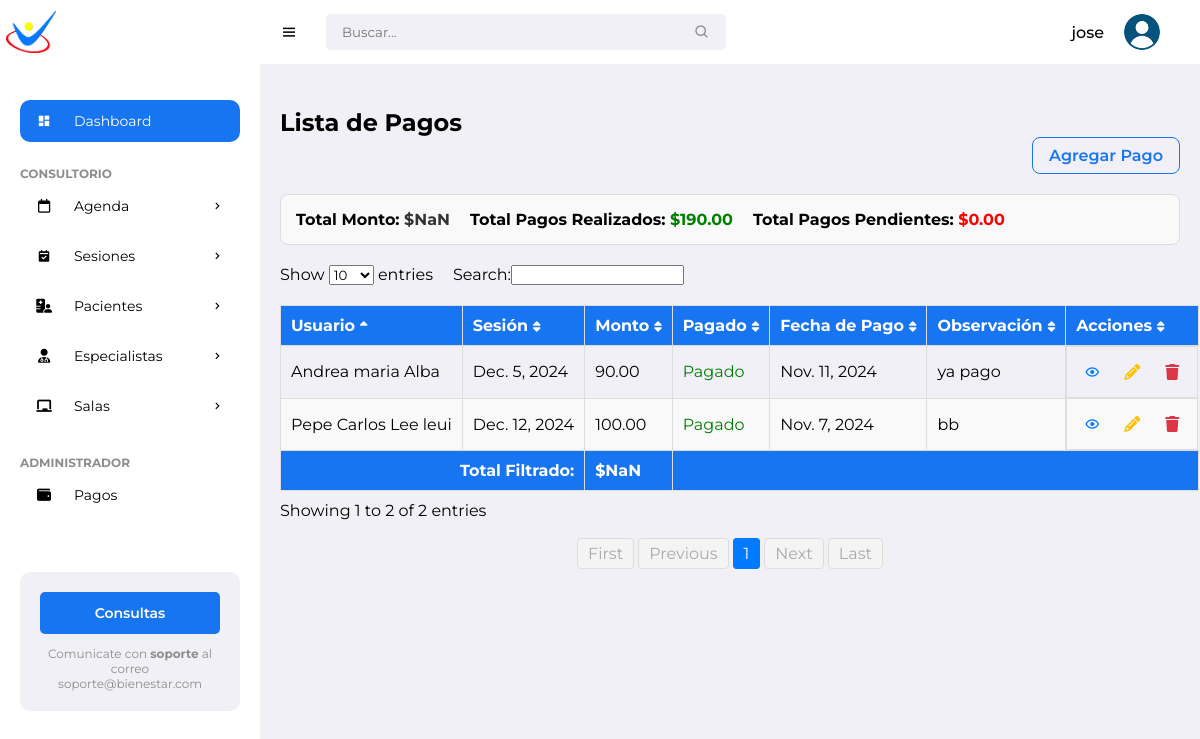
/payments/ (signed in), run on the app's committed database.
### pacientes/models.py (models this page shows, shortened)
class Payment(models.Model):
    session = models.OneToOneField(Session, on_delete=models.CASCADE, related_name='payment')
    is_paid = models.BooleanField(default=False)
    payment_date = models.DateField(null=True, blank=True)
    amount = models.DecimalField(max_digits=10, decimal_places=2)
    payment_observation = models.TextField(blank=True, null=True)
    created_at = models.DateTimeField(auto_now_add=True)
    updated_at = models.DateTimeField(auto_now=True)
    class Meta:
        ordering = ['-session__date']
        verbose_name = 'Payment'
        verbose_name_plural = 'Payments'

class Session(models.Model):
    STATUS_CHOICES = [
        ('Pendiente', 'Pendiente'),
        ('Realizada', 'Realizada'),
        ('Cancelada', 'Cancelada')
    ]
    patient = models.ForeignKey(Patient, on_delete=models.CASCADE, related_name='sessions')
    specialist = models.ForeignKey(Specialist, on_delete=models.CASCADE, related_name='sessions')
    room = models.ForeignKey(Room, on_delete=models.SET_NULL, null=True, related_name='sessions')
    date = models.DateField()
    time = models.TimeField()
    objective = models.CharField(max_length=255)
    activity = models.TextField()
    materials = models.TextField(blank=True)
    observation = models.TextField(blank=True)
    attachment = models.FileField(upload_to='session_attachments/', blank=True, null=True)
    status = models.CharField(
        max_length=10,
        choices=STATUS_CHOICES,
        default='Pendiente',
        help_text="Estado de la sesión: 'Pendiente', 'Completada o 'Cancelada'."
    )

class Patient(models.Model):
    name = models.CharField(max_length=100)
    surname = models.CharField(max_length=100)
    date_of_birth = models.DateField()
    gender = models.CharField(max_length=10, choices=[('M','Male'), ('F','Female')])
    address = models.CharField(max_length=255)
    phone_number = models.CharField(max_length=20)
    email = models.EmailField()
    cost_session = models.DecimalField(max_digits=10, decimal_places=2, default=0)
    photo = models.ImageField(upload_to='patient_photos/', blank=True, null=True)
    marital_status = models.CharField(max_length=20)
    medical_diagnosis = models.TextField()
    attachments = models.FileField(upload_to='patient_attachments/', blank=True, null=True)
    therapy = models.CharField(max_length=100)
    education = models.CharField(max_length=100, default='No especificado')
    therapist = models.ForeignKey(Specialist, on_delete=models.SET_NULL, null=True, related_name='patients')
    medical_history = models.TextField(blank=True, null=True)
    allergies = models.CharField(max_length=255, blank=True)  # Changed from TextField
    emergency_contact_name = models.CharField(max_length=100)
    emergency_contact_phone = models.CharField(max_length=20)  # Updated length
    notes = models.TextField(blank=True)
    created_date = models.DateTimeField(auto_now_add=True)
    status = models.CharField(max_length=50, choices=[
        ('Active', 'Active'),
        ('Discharged', 'Discharged'),
        ('Suspended', 'Suspended')
    ], blank=True,
        null=True)

### pacientes/views.py (the view)
# urls.py: path('payments/', views.payment_list, name='payment_list'),
@login_required
def payment_list(request):
    payments = Payment.objects.all().order_by('-session__date')
    return render(request, 'pacientes/payments/payment_list.html', {'payments': payments})

### pacientes/templates/pacientes/payments/payment_list.html (shortened to what this page needs)
{% extends "pacientes/base/base.html" %}
{% block content %}
<h2>Lista de Pagos</h2>
<div class="list-header">
    <a href="{% url 'create_payment' %}" class="btn-add">Agregar Pago</a>
</div>
<div class="payment-summary">
    <p><strong>Total Monto:</strong> <span id="totalAmount"></span></p>
    <p><strong>Total Pagos Realizados:</strong> <span id="totalPaid"></span></p>
    <p><strong>Total Pagos Pendientes:</strong> <span id="totalPending"></span></p>
</div>
<div class="payment-list-container">
    <table id="paymentTable" class="display table">
        <thead>
            <tr>
                <th>Usuario</th>
                <th>Sesión</th>
                <th>Monto</th>
                <th>Pagado</th>
                <th>Fecha de Pago</th>
                <th>Observación</th>
                <th>Acciones</th>
            </tr>
        </thead>
        <tbody>
            {% for payment in payments %}
            <tr>
                <td>{{ payment.session.patient.name }} {{ payment.session.patient.surname }}</td>
                <td>{{ payment.session.date }}</td>
                <td>{{ payment.amount }}</td>
                <td>
                    <span class="toggle-paid" data-id="{{ payment.id }}" style="cursor: pointer; color: {% if payment.is_paid %}green{% else %}red{% endif %};">
                        {% if payment.is_paid %}
                            Pagado
                        {% else %}
                            No Pagado
                        {% endif %}
                    </span>
                </td>
                <td>{{ payment.payment_date }}</td>
                <td>{{ payment.payment_observation }}</td>
                <td class="actions-tab">
                    <a href="{% url 'payment_detail' payment.id %}" class="btn btn-icon view" title="Ver">
                        <i class='bx bx-show'></i>
                    </a>
                    <a href="{% url 'edit_payment' payment.id %}" class="btn-icon edit" title="Editar">
                        <i class='fas fa-pencil-alt'></i>
                    </a>
                    <a href="{% url 'delete_payment' payment.id %}" class="btn-icon delete" title="Eliminar">
                        <i class='fas fa-trash'></i>
                    </a>
                </td>
            </tr>
            {% endfor %}
        </tbody>
        <tfoot>
            <tr>
                <th colspan="2" style="text-align:right">Total Filtrado:</th>
                <th id="filteredTotalAmount"></th>
                <th colspan="4"></th>
            </tr>
        </tfoot>
    </table>
</div>
{% endblock %}

### pacientes/templates/pacientes/base/base.html (shortened to what this page needs)
{% load static %}
<!DOCTYPE html>
<html lang="en">
<head>
	<link href='https://unpkg.com/boxicons@2.0.9/css/boxicons.min.css' rel='stylesheet'>
	<link rel="stylesheet" href="https://cdnjs.cloudflare.com/ajax/libs/font-awesome/6.5.2/css/all.min.css">
	<link rel="stylesheet" href="{% static 'pacientes/css/styles.css' %}">
</head>
<body>
		<section id="sidebar">
			<a href="#" class="brand"><img src="{% static 'pacientes/images/min_logo.png' %}" alt="" style="width: 50px;"></a>
			<ul class="side-menu">
				<li><a href="#" class="active"><i class='bx bxs-dashboard icon' ></i> Dashboard</a></li>
				<li class="divider" data-text="Consultorio"></li>
				<li>
					<a href="{% url 'calendar' %}"><i class="fa-regular fa-calendar icon"></i>Agenda <i class='bx bx-chevron-right icon-right' ></i></a>
				</li>
				<li>
					<a href="{% url 'reservation_list' %}">
						<i class='bx bxs-calendar-check icon'></i> Sesiones
						<i class='bx bx-chevron-right icon-right'></i>
					</a>
				</li>
				<li>
					<a href="#"><i class="fa-solid fa-hospital-user icon"></i> Pacientes <i class='bx bx-chevron-right icon-right' ></i></a>
				</li>
				<li>
					<a href="#">
						<i class="fa-solid fa-user-doctor icon"></i> Especialistas
						<i class='bx bx-chevron-right icon-right'></i>
					</a>
				</li>
				<li>
			<a href="#">
				<i class="fas fa-chalkboard icon"></i> Salas
			<i class='bx bx-chevron-right icon-right'></i>
			</a>
	       </li>
			<li class="divider" data-text="Administrador"></li>
			<li><a href="{% url 'payment_list' %}"><i class="fa-solid fa-wallet icon"></i> Pagos</a></li>
		</ul>
			<div class="ads">
				<div class="wrapper">
					<a href="mailto:soporteit@ingenieriaterra.com.ar" class="btn-upgrade">Consultas</a>
					<p>Comunicate con <span>soporte</span> al correo soporte@bienestar.com</p>
				</div>
			</div>
		</section>
	<section id="content">
		<nav>
			<i class='bx bx-menu toggle-sidebar' ></i>
			<form action="#">
				<div class="form-group">
					<input type="text" placeholder="Buscar...">
					<i class='bx bx-search icon' ></i>
				</div>
			</form>
			<div class="profile">
				<span class="username">{{ user.username }}</span>
				<img src="{% static 'pacientes/images/usuario.png' %}" alt="">
			</div>
		</nav>
		<main>
			  <div class="main-content">
                {% block content %}{% endblock %}
            </div>
		</main>
</body>
</html>

### data on the page
Payment: session.patient.name "Pepe Carlos", session.patient.surname "Lee leui", session "Dec. 12, 2024", amount "100.00", is_paid "Pagado", payment_date "Nov. 7, 2024", payment_observation "bb"
Payment: session.patient.name "Andrea maria", session.patient.surname "Alba", session "Dec. 5, 2024", amount "90.00", is_paid "Pagado", payment_date "Nov. 11, 2024", payment_observation "ya pago"

### other printed values
{{ user.username }} "jose"
